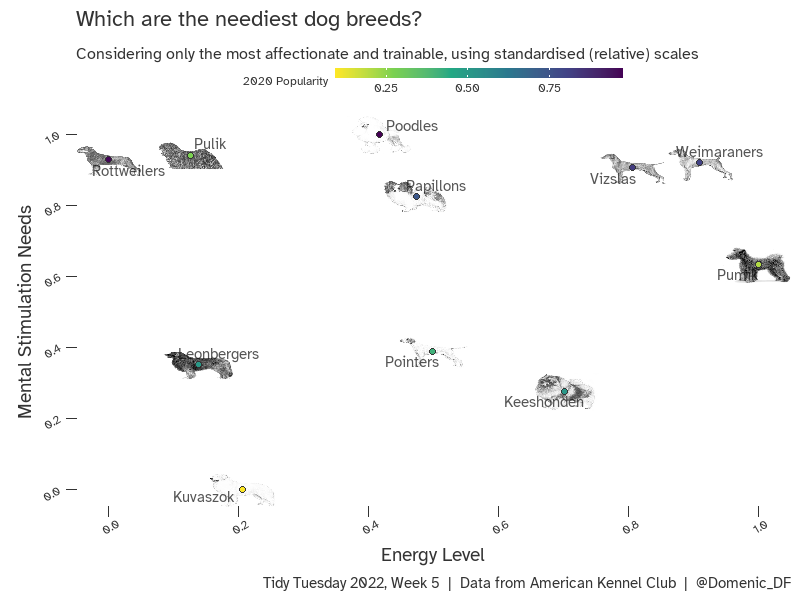

This chart was generated by the following R code:
library(tidyverse); library(ggimage)

setwd("~/GitHub/TidyTuesdays")

breed_traits <- readr::read_csv('https://raw.githubusercontent.com/rfordatascience/tidytuesday/master/data/2022/2022-02-01/breed_traits.csv')
trait_description <- readr::read_csv('https://raw.githubusercontent.com/rfordatascience/tidytuesday/master/data/2022/2022-02-01/trait_description.csv')

breed_rank_all <- readr::read_csv('https://raw.githubusercontent.com/rfordatascience/tidytuesday/master/data/2022/2022-02-01/breed_rank.csv') |>
  mutate(across(starts_with('20'), ~ scales::rescale(.x, to = c(1, 0)))) |>
  tidyr::pivot_longer(cols = starts_with('20'), names_to = 'Year', values_to = 'Popularity') |>
  mutate(Year = gsub(pattern = ' Rank', replacement = '', x = Year))

trait_description |> View()

pup_df <- breed_traits |> 
  left_join(y = breed_rank_all |> dplyr::filter(Year == 2020) |> select(-c(Year)) |> rename('2020 Popularity' = Popularity), by = 'Breed')

affectionate_trainable <- pup_df |>
  dplyr::filter(`Affectionate With Family` == 5 & `Trainability Level` == 5) |> na.omit()

noise_df <- tibble(x_noise = rnorm(n = affectionate_trainable |> nrow(), mean = 0, sd = 1/2),
                   y_noise = rnorm(n = affectionate_trainable |> nrow(), mean = 0, sd = 1/2))

ggplot(data = cbind(affectionate_trainable, noise_df) |>
         mutate(`Energy Level` = scales::rescale(x = `Energy Level` + x_noise), 
                `Mental Stimulation Needs` = scales::rescale(x = `Mental Stimulation Needs` + y_noise)), 
       mapping = aes(x = `Energy Level`, y = `Mental Stimulation Needs`))+
  ggimage::geom_image(mapping = aes(image = Image), alpha = 1/4, size = 1/8)+
  ggrepel::geom_text_repel(mapping = aes(label = Breed), size = 4, family = 'Atkinson Hyperlegible', min.segment.length = 1)+
  geom_point(shape = 21, size = 2, mapping = aes(fill = `2020 Popularity`))+
  scale_fill_viridis_c(direction = -1)+
  scale_x_continuous(breaks = scales::pretty_breaks())+
  scale_y_continuous(breaks = scales::pretty_breaks())+
  labs(fill = '2020 Popularity', 
       title = 'Which are the neediest dog breeds?', 
       subtitle = 'Considering only the most affectionate and trainable, using standardised scales', 
       caption = 'Tidy Tuesday 2022, Week 5  |  Data from American Kennel Club  |  @Domenic_DF')+
  DomDF::theme_ddf_light(base_family = 'Atkinson Hyperlegible', base_size = 14) +
  theme(legend.title = element_text(size = 9), plot.subtitle = element_text(size = 12))+
  guides(fill = guide_colorbar(barwidth = 15, barheight = 1/2, title.position = 'left'))
